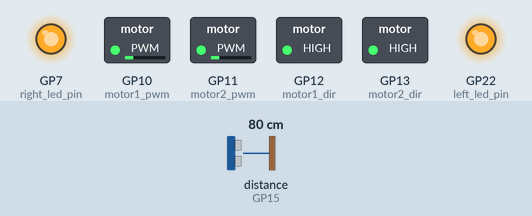
A program run on a simulated Raspberry Pi Pico running MicroPython. Parts: switched loads named in the program (green lamp = pin HIGH), output pins drawn as LEDs (lit = HIGH). The inputs (shaded band) are chosen by the test bench; at power-on: distance to the obstacle (sensor on GP15) 80 cm. The echo pulse lasts 58.3 µs per cm; random numbers come from a fixed seed; pins used as bus, display or sensor lines are not drawn.

Above: at 1.2 s.
1.3 s: distance to the obstacle (sensor on GP15) set to 5 cm
2.8 s: distance to the obstacle (sensor on GP15) set to 2 cm
At 4.0 s:
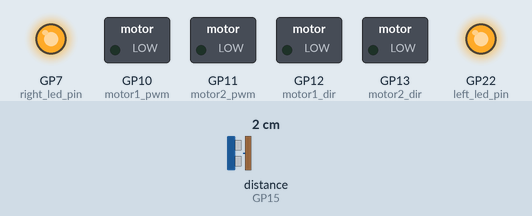
4.4 s: distance to the obstacle (sensor on GP15) set to 4 cm
At 5.7 s:
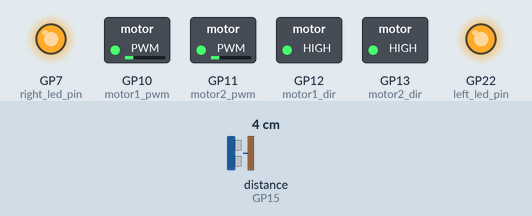
Timing chart, 0 to 7.4 s (numbered marks = the images above; inputs shaded):
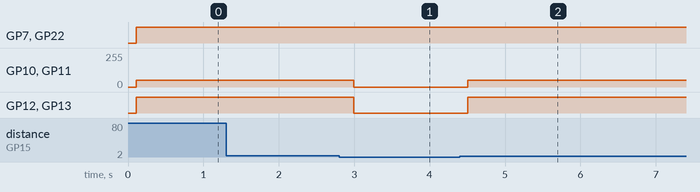

The program:

OOP2.py
```python
from machine import Pin, PWM, time_pulse_us
import utime
import random


class Motors:
    def __init__(self, pwm_pin1, dir_pin1, pwm_pin2, dir_pin2, pwm_frequency):
        self.motor1_pwm_pin = pwm_pin1
        self.motor1_dir_pin = dir_pin1
        self.motor2_pwm_pin = pwm_pin2
        self.motor2_dir_pin = dir_pin2
        self.pwm_frequency = pwm_frequency

        # Initialize PWM objects for motors
        self.motor1_pwm = PWM(Pin(self.motor1_pwm_pin))
        self.motor2_pwm = PWM(Pin(self.motor2_pwm_pin))

        # Set PWM frequency for motors
        self.motor1_pwm.freq(self.pwm_frequency)
        self.motor2_pwm.freq(self.pwm_frequency)

        # Initialize direction pins
        self.motor1_dir = Pin(self.motor1_dir_pin, Pin.OUT)
        self.motor2_dir = Pin(self.motor2_dir_pin, Pin.OUT)

    def motors_speed(self, left_speed, right_speed):
        # Control direction
        self.motor1_dir.value(1 if left_speed > 0 else 0)
        self.motor2_dir.value(1 if right_speed > 0 else 0)

        # Set PWM duty cycle
        left_speed = max(0, min(100, abs(left_speed)))
        left_duty_cycle = int((left_speed / 100) * 65535)
        self.motor1_pwm.duty_u16(left_duty_cycle)

        right_speed = max(0, min(100, abs(right_speed)))
        right_duty_cycle = int((right_speed / 100) * 65535)
        self.motor2_pwm.duty_u16(right_duty_cycle)


class Sensors:
    def __init__(self, trigger_pin, echo_pin, left_sensor_pin, right_sensor_pin):
        self.trigger_pin = Pin(trigger_pin, Pin.OUT)
        self.echo_pin = Pin(echo_pin, Pin.IN)
        self.left_sensor_pin = Pin(left_sensor_pin, Pin.IN)
        self.right_sensor_pin = Pin(right_sensor_pin, Pin.IN)

    def measure_distance(self):
        self.trigger_pin.off()
        utime.sleep_us(2)
        self.trigger_pin.on()
        utime.sleep_us(10)
        self.trigger_pin.off()

        pulse_width = time_pulse_us(self.echo_pin, 1, 30000)  # 30ms timeout (max range)
        distance = pulse_width * 0.034 / 2  # Speed of sound = 0.034 cm/us
        return round(distance)

    def get_tracking(self):
        left = self.left_sensor_pin.value()
        right = self.right_sensor_pin.value()

        if left == 0 and right == 0:
            return 0
        elif left == 0 and right == 1:
            return 1
        elif left == 1 and right == 0:
            return 10
        elif left == 1 and right == 1:
            return 11


# LED pins
left_led_pin = Pin(22, Pin.OUT)
right_led_pin = Pin(7, Pin.OUT)

# Ultrasonic sensor pins
trigger_pin = 14
echo_pin = 15

# Sensor pins
left_sensor_pin = 3
right_sensor_pin = 2

# Motor 1 pins
motor1_pwm_pin = 10
motor1_dir_pin = 12

# Motor 2 pins
motor2_pwm_pin = 11
motor2_dir_pin = 13

# Set PWM frequency for motors
pwm_frequency = 1000

# Initialize motors
motors = Motors(pwm_pin1=motor1_pwm_pin, dir_pin1=motor1_dir_pin, pwm_pin2=motor2_pwm_pin, dir_pin2=motor2_dir_pin,
                pwm_frequency=pwm_frequency)

# Initialize ultrasonic sensor
sensors = Sensors(trigger_pin, echo_pin, left_sensor_pin, right_sensor_pin)


def generate_random_20():
    return random.choice([-15, 15])


while True:
    tracking_state = sensors.get_tracking()
    distance_cm = sensors.measure_distance()
    utime.sleep_ms(100)  # Adjust sleep duration as needed
    #print(distance_cm)
    if distance_cm > 3:
        if tracking_state == 0:
            #tracking_state = sensors.get_tracking()
            speed = generate_random_20()
            motors.motors_speed(speed, -speed)  # Turn right
            utime.sleep_ms(200)
            tracking_state = sensors.get_tracking()
            left_led_pin.off()  # Turn on left LED
            right_led_pin.off()  # Turn on right LED

        elif tracking_state == 10:

            motors.motors_speed(-15, 15)  # Turn right
            left_led_pin.off()
            right_led_pin.on()  # Turn on right LED
            tracking_state = sensors.get_tracking()
        elif tracking_state == 1:

            motors.motors_speed(15, -15)  # Turn left
            left_led_pin.on()  # Turn on left LED
            right_led_pin.off()
            tracking_state = sensors.get_tracking()
        elif tracking_state == 11:

            motors.motors_speed(20, 20)  # Move forward
            left_led_pin.on()  # Turn on left LED
            right_led_pin.on()  # Turn on right LED
            tracking_state = sensors.get_tracking()
    else:
        tracking_state = sensors.get_tracking()
        motors.motors_speed(0, 0)  # Turn left
```

Measured:
- the behaviour switches between 4 and 3 cm on distance to the obstacle (sensor on GP15) (found by bisection; images 0 and 1)
- after the input at 1.3 s, every drawn part: stays the same
- after the input at 2.8 s, GP10 (motor1_pwm), GP11 (motor2_pwm): 51/255 → 0/255 after 0.19 s; GP12 (motor1_dir), GP13 (motor2_dir): HIGH → LOW after 0.19 s
- after the input at 4.4 s, GP10 (motor1_pwm), GP11 (motor2_pwm): 0/255 → 51/255 after 0.11 s; GP12 (motor1_dir), GP13 (motor2_dir): LOW → HIGH after 0.11 s
